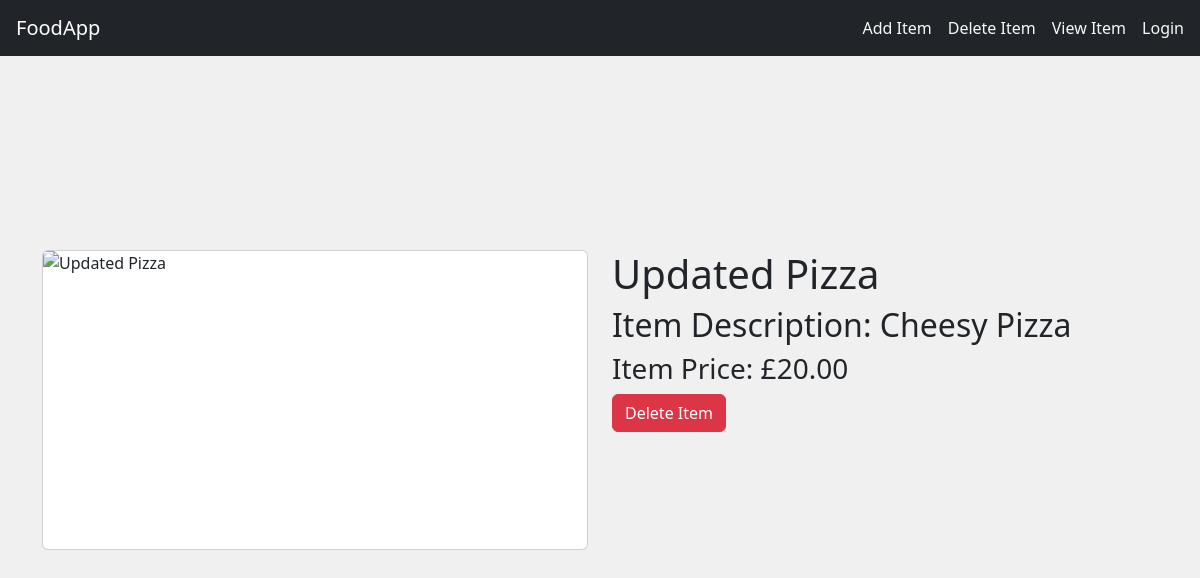
The page /food/1/ on the database its author committed.
### food/models.py (models this page shows, shortened)
class Item(models.Model):
    user_name = models.ForeignKey(User, on_delete= models.CASCADE,default= 1)
    item_name = models.CharField(max_length=200, db_index=True)
    item_description = models.CharField(max_length=200)
    item_price = models.DecimalField(max_digits=10,decimal_places=2, db_index=True)
    is_active = models.BooleanField(default=True)
    upload_image = models.ImageField(upload_to='item_images/', blank=True, null=True)
    is_deleted = models.BooleanField(default=False) # soft delete flag
    deleted_at = models.DateTimeField(blank=True, null=True)
    objects = ItemManager()
    all_objects = models.Manager()
    class Meta:
        indexes = [
            models.Index(fields=['user_name','item_price']),
        ]
    def delete(self,using=None,keep_parents=False):
        self.is_deleted= True
        self.deleted_at= timezone.now()
        self.save()

### food/views.py (the view)
# urls.py: path('<int:pk>/', views.FoodDetail.as_view(), name='detail'),
class FoodDetail(DetailView):
    logger.info(f"Fetching an item with the ID: {id} ")
    model = Item
    logger.debug(f"Item found {Item.item_name} ({Item.item_price})")
    template_name = 'food/details.html'
    context_object_name = 'item'

### managers.py (called while the page is built)
    def get_queryset(self):
        return super().get_queryset().filter(is_deleted=False)

### food/templates/food/details.html (shortened to what this page needs)
{% extends 'food/base.html' %}
    {% block body %}
    <div class="container position-absolute top-50 start-50 translate-middle">
        <div class="row">
            <div class="col-md-6">
                <img src="{{item.item_image}}" alt="{{item.item_name}}" class="card details-img"/>
            </div>
            <div class="col-md-6">
                <h1>{{ object.item_name }}</h1>
                <h2>Item Description: {{ object.item_description }}</h2>
                <h3>Item Price: £{{ object.item_price }}</h3>
                <a href="{% url 'food:delete_item' item.id %}" class="btn btn-danger" role="button">Delete Item</a>
            </div>
        </div>
    </div>
    {% endblock %}

### food/Static/food/style.css (style rules this page uses)
body { background-color: #f0f0f0; }
.details-img { height: 300px; }

### rows shown on the page
Item: item_name "Updated Pizza", item_description "Cheesy Pizza", item_price "20.00"
